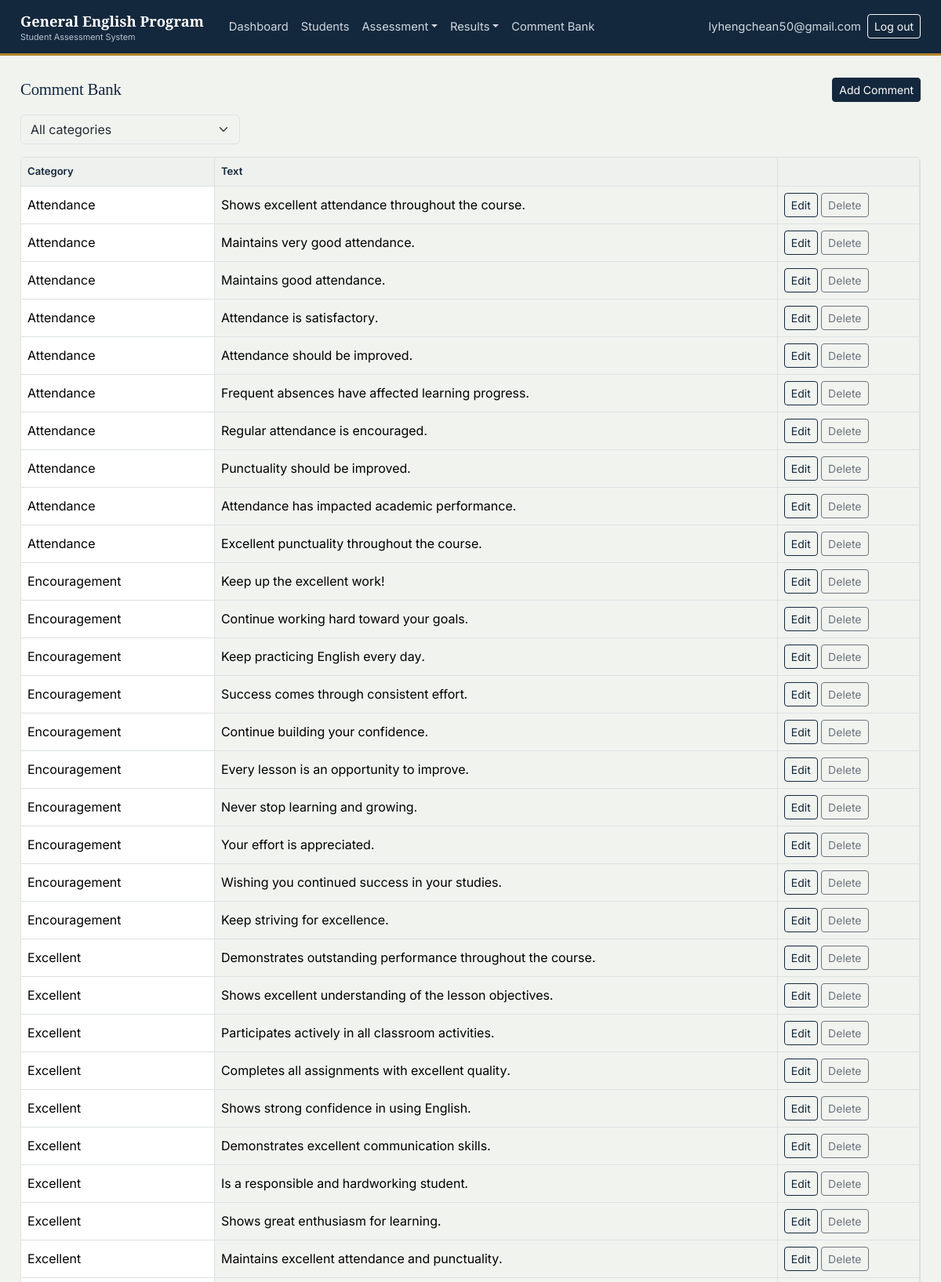
/comment-bank/ (signed in, upper part), run on the app's committed database.
### gep/models.py (models this page shows, shortened)
class CommentBank(models.Model):
    CATEGORY_CHOICES = [(c, c) for c in [
        'Excellent', 'Very Good', 'Good', 'Satisfactory', 'Needs Improvement',
        'Attendance', 'Participation', 'Homework', 'Speaking', 'Reading',
        'Writing', 'Listening', 'Encouragement',
    ]]
    category = models.CharField(max_length=30, choices=CATEGORY_CHOICES)
    text = models.TextField()
    class Meta:
        ordering = ['category', 'id']
        verbose_name_plural = 'Comment bank'

### gep/views.py (the view)
# urls.py: path('comment-bank/', views.comment_bank_list, name='comment-bank'),
@login_required
def comment_bank_list(request):
    category = request.GET.get('category', '')
    comments = CommentBank.objects.all()
    if category:
        comments = comments.filter(category=category)
    context = {
        'comments': comments,
        'category': category,
        'categories': [c[0] for c in CommentBank.CATEGORY_CHOICES],
        'base_template': base_template(request),
    }
    return render(request, 'gep/comment_bank_list.html', context)

### gep/views.py (called while the page is built)
def base_template(request):
    return 'gep/_partial_base.html' if getattr(request, 'htmx', False) else 'gep/base.html'

### gep/templates/gep/comment_bank_list.html (shortened to what this page needs)
{% extends base_template %}
{% block content %}
<div class="d-flex justify-content-between align-items-center mb-3 flex-wrap gap-2">
  <h2 class="font-serif mb-0" style="font-size:1.3rem;">Comment Bank</h2>
  <a href="{% url 'comment-bank-create' %}" class="btn btn-primary btn-sm">Add Comment</a>
</div>
<div class="mb-3" style="max-width: 280px;">
  <select name="category" class="form-select"
          hx-get="{% url 'comment-bank' %}" hx-target="#comment-list" hx-select="#comment-list"
          hx-swap="outerHTML" hx-push-url="true" hx-include="this">
    <option value="">All categories</option>
  </select>
</div>
<div id="comment-list" class="grid-wrap">
<table class="table gradebook mb-0">
  <thead><tr><th class="name-col">Category</th><th>Text</th><th></th></tr></thead>
  <tbody>
    {% for c in comments %}
    <tr>
      <td class="name-col">{{ c.category }}</td>
      <td class="text-wrap">{{ c.text }}</td>
      <td class="text-nowrap">
        <a href="{% url 'comment-bank-update' c.pk %}" class="btn btn-sm btn-outline-primary">Edit</a>
        <form method="post" action="{% url 'comment-bank-delete' c.pk %}" class="d-inline" onsubmit="return confirm('Delete this comment?');">
          <button type="submit" class="btn btn-sm btn-outline-secondary">Delete</button>
        </form>
      </td>
    </tr>
    {% empty %}
    <tr><td colspan="3" class="text-slate">No comments in this category yet.</td></tr>
    {% endfor %}
  </tbody>
</table>
</div>
{% endblock %}

### gep/templates/gep/base.html (shortened to what this page needs)
{% load static %}<!DOCTYPE html>
<html lang="en">
<head>
<link rel="stylesheet" href="https://cdn.jsdelivr.net/npm/bootstrap@5.3.3/dist/css/bootstrap.min.css">
<link rel="stylesheet" href="https://cdn.jsdelivr.net/npm/bootstrap-icons@1.11.3/font/bootstrap-icons.css">
<link rel="stylesheet" href="{% static 'gep/css/custom.css' %}">
</head>
<body>
{% if user.is_authenticated %}
<nav class="navbar navbar-expand-lg gep-navbar" aria-label="Main navigation">
  <div class="gep-shell d-flex align-items-center w-100 py-0">
    <a class="navbar-brand me-4" href="{% url 'dashboard' %}">
      General English Program
      <small>Student Assessment System</small>
    </a>
    <div class="collapse navbar-collapse" id="navMain">
      <ul class="navbar-nav me-auto">
        <li class="nav-item"><a class="nav-link {% if request.resolver_match.url_name == 'dashboard' %}active{% endif %}" href="{% url 'dashboard' %}">Dashboard</a></li>
        <li class="nav-item"><a class="nav-link {% if request.resolver_match.url_name == 'students' %}active{% endif %}" href="{% url 'students' %}">Students</a></li>
        <li class="nav-item dropdown">
          <a class="nav-link dropdown-toggle" href="#" data-bs-toggle="dropdown">Assessment</a>
        </li>
        <li class="nav-item dropdown">
          <a class="nav-link dropdown-toggle" href="#" data-bs-toggle="dropdown">Results</a>
        </li>
        <li class="nav-item"><a class="nav-link" href="{% url 'comment-bank' %}">Comment Bank</a></li>
      </ul>
      <ul class="navbar-nav align-items-lg-center">
        <li class="nav-item"><span class="nav-link disabled">{{ user.get_username }}</span></li>
        <li class="nav-item">
          <form method="post" action="{% url 'logout' %}">{% csrf_token %}
            <button type="submit" class="btn btn-sm btn-outline-light">Log out</button>
          </form>
        </li>
      </ul>
    </div>
  </div>
</nav>
{% endif %}
<div class="gep-shell">
  <div id="page-content">
    {% block content %}{% endblock %}
  </div>
</div>
</body>
</html>

### gep/static/gep/css/custom.css (style rules this page uses)
:root { --ink: #14283d; --ink-soft: #1f3b57; --steel: #3d5a73; --brass: #b3842a; --brass-deep: #8f6a20; --paper: #f1f3ef; --surface: #ffffff; --slate: #5b6b7a; --line: #dce1e0; --good: #2f7d5a; --good-bg: #e7f2ec; --warn: #b9832e; --warn-bg: #faf1e2; --bad: #ab3d3d; --bad-bg: #f7e9e9; --excused: #5b6f86; --excused-bg: #eaeef2; --bs-primary: var(--ink); --bs-primary-rgb: 20, 40, 61; --bs-link-color: var(--ink-soft); --bs-link-hover-color: var(--brass-deep); --bs-body-bg: var(--paper); --bs-body-color: #212b33; --bs-border-radius: 0.35rem; --bs-border-radius-sm: 0.25rem; --bs-border-radius-lg: 0.45rem; --bs-font-sans-serif: 'Inter', 'Noto Sans Khmer', -apple-system, sans-serif; }
body { font-family: var(--bs-font-sans-serif); background-color: var(--paper); font-variant-numeric: tabular-nums; }
h1, h2, h3, h4, .font-serif { font-family: 'Source Serif 4', Georgia, serif; color: var(--ink); letter-spacing: -0.01em; }
a { text-decoration: none; }
.gep-navbar { background: var(--ink); border-bottom: 3px solid var(--brass); }
.gep-navbar .navbar-brand { font-family: 'Source Serif 4', Georgia, serif; font-weight: 600; font-size: 1.15rem; color: #fff; }
.gep-navbar .navbar-brand small { display: block; font-family: var(--bs-font-sans-serif); font-size: 0.68rem; color: #b9c3cd; font-weight: 400; margin-top: -2px; }
.gep-navbar .nav-link { color: #cfd8e0; font-size: 0.92rem; padding-top: 0.65rem; padding-bottom: 0.65rem; }
.gep-shell { max-width: 1180px; margin: 0 auto; padding: 1.75rem 1rem 3rem; }
.btn-primary { background-color: var(--ink); border-color: var(--ink); }
.btn-outline-primary { color: var(--ink); border-color: var(--ink); }
.grid-wrap { overflow-x: auto; border: 1px solid var(--line); border-radius: var(--bs-border-radius); background: var(--surface); }
table.gradebook { margin-bottom: 0; border-collapse: separate; border-spacing: 0; }
table.gradebook th, table.gradebook td { vertical-align: middle; white-space: nowrap; border-bottom: 1px solid var(--line); border-right: 1px solid var(--line); }
table.gradebook thead th { background: #eef1ed; color: var(--ink); font-weight: 600; font-size: 0.82rem; position: sticky; top: 0; z-index: 2; }
table.gradebook td.name-col, table.gradebook th.name-col { position: sticky; left: 0; background: var(--surface); z-index: 1; text-align: left; white-space: normal; min-width: 170px; }
table.gradebook td.text-wrap { white-space: normal; min-width: 320px; }
table.gradebook thead th.name-col { z-index: 3; background: #eef1ed; }

### data on the page
CommentBank: category "Attendance", text "Shows excellent attendance throughout the course."
CommentBank: category "Attendance", text "Maintains very good attendance."
CommentBank: category "Attendance", text "Maintains good attendance."
CommentBank: category "Attendance", text "Attendance is satisfactory."
CommentBank: category "Attendance", text "Attendance should be improved."
CommentBank: category "Attendance", text "Frequent absences have affected learning progress."
CommentBank: category "Attendance", text "Regular attendance is encouraged."
CommentBank: category "Attendance", text "Punctuality should be improved."
CommentBank: category "Attendance", text "Attendance has impacted academic performance."
CommentBank: category "Attendance", text "Excellent punctuality throughout the course."
CommentBank: category "Encouragement", text "Keep up the excellent work!"
CommentBank: category "Encouragement", text "Continue working hard toward your goals."
CommentBank: category "Encouragement", text "Keep practicing English every day."
CommentBank: category "Encouragement", text "Success comes through consistent effort."
CommentBank: category "Encouragement", text "Continue building your confidence."
CommentBank: category "Encouragement", text "Every lesson is an opportunity to improve."
CommentBank: category "Encouragement", text "Never stop learning and growing."
CommentBank: category "Encouragement", text "Your effort is appreciated."
CommentBank: category "Encouragement", text "Wishing you continued success in your studies."
CommentBank: category "Encouragement", text "Keep striving for excellence."
CommentBank: category "Excellent", text "Demonstrates outstanding performance throughout the course."
CommentBank: category "Excellent", text "Shows excellent understanding of the lesson objectives."
CommentBank: category "Excellent", text "Participates actively in all classroom activities."
CommentBank: category "Excellent", text "Completes all assignments with excellent quality."
CommentBank: category "Excellent", text "Shows strong confidence in using English."
CommentBank: category "Excellent", text "Demonstrates excellent communication skills."
CommentBank: category "Excellent", text "Is a responsible and hardworking student."
CommentBank: category "Excellent", text "Shows great enthusiasm for learning."
CommentBank: category "Excellent", text "Maintains excellent attendance and punctuality."

### other printed values
{{ user.get_username }} "lyhengchean50@gmail.com"
